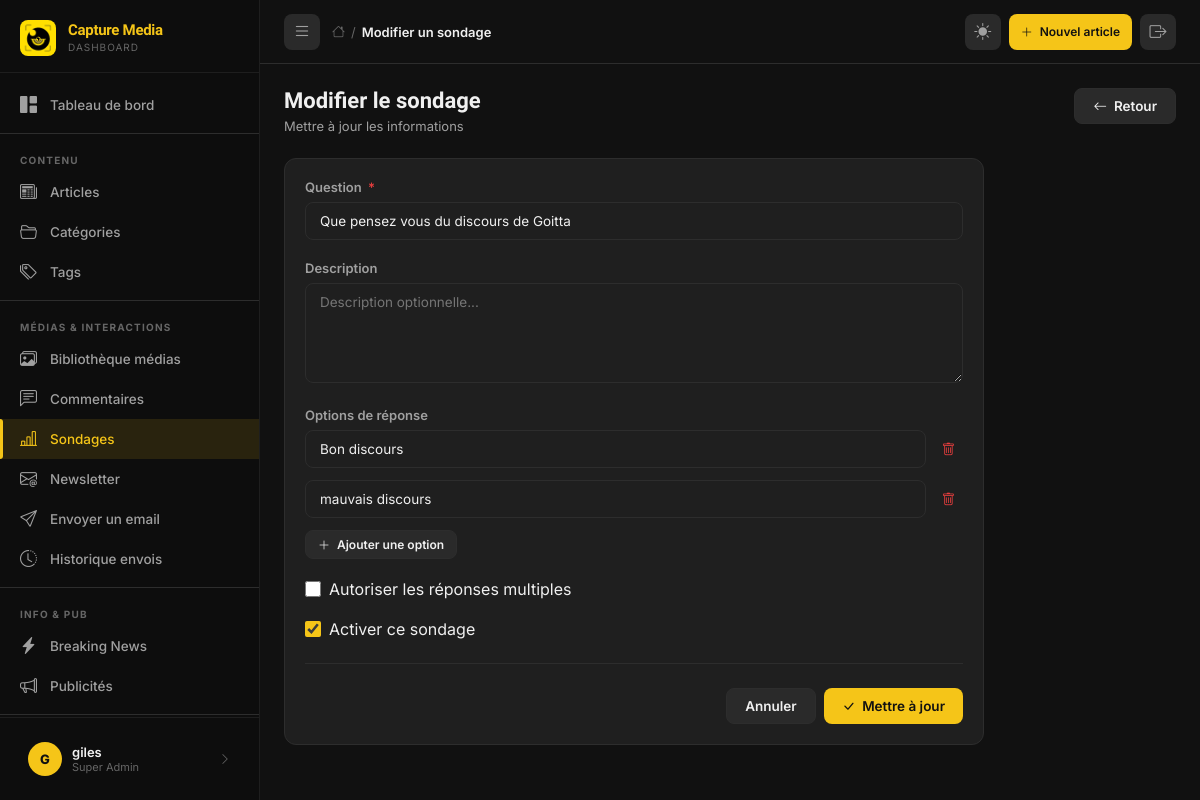
The app's page /dashboard/sondages/2/modifier/ (signed in) with its own data.
### backend/models.py (models this page shows, shortened)
class Poll(models.Model):
    question = models.CharField(max_length=300, verbose_name="Question")
    description = models.TextField(blank=True, verbose_name="Description")
    is_active = models.BooleanField(default=True, verbose_name="Actif")
    allow_multiple = models.BooleanField(default=False, verbose_name="Choix multiples")
    created_at = models.DateTimeField(auto_now_add=True, verbose_name="Créé le")
    expires_at = models.DateTimeField(null=True, blank=True, verbose_name="Expire le")
    class Meta:
        verbose_name = "Sondage"
        verbose_name_plural = "Sondages"
        ordering = ['-created_at']

class PollChoice(models.Model):
    poll = models.ForeignKey(Poll, on_delete=models.CASCADE,
                              related_name='choices', verbose_name="Sondage")
    text = models.CharField(max_length=200, verbose_name="Choix")
    votes = models.PositiveIntegerField(default=0, verbose_name="Votes")
    order = models.PositiveIntegerField(default=0)
    class Meta:
        verbose_name = "Choix de sondage"
        verbose_name_plural = "Choix de sondages"
        ordering = ['order']

### backend/dashboard_views.py (the view, shortened to what this page needs)
# urls.py: path('sondages/<int:pk>/modifier/', views.poll_edit, name='poll_edit'),
@login_required
def poll_edit(request, pk):
    poll = get_object_or_404(Poll, pk=pk)
    return render(request, 'dashboard/polls/form.html', {
        'poll': poll,
        'page_title': f'Modifier: {poll.question[:40]}',
        'active_menu': 'polls',
    })

### backend/models.py (called while the page is built)
    @classmethod
    def get_settings(cls):
        obj, _ = cls.objects.get_or_create(pk=1)
        return obj

### backend/templates/dashboard/polls/form.html (shortened to what this page needs)
{% extends 'dashboard/base.html' %}
{% block breadcrumb %}{% if poll %}Modifier{% else %}Ajouter{% endif %} un sondage{% endblock %}
{% block content %}
<div class="page-header">
  <div class="page-header-left">
    <h1 class="page-title">{% if poll %}Modifier le sondage{% else %}Nouveau sondage{% endif %}</h1>
    <p class="page-subtitle">{% if poll %}Mettre à jour les informations{% else %}Créer un nouveau sondage{% endif %}</p>
  </div>
  <a href="{% url 'dashboard:polls_list' %}" class="btn btn-secondary">
    <i class="bi bi-arrow-left"></i>
    Retour
  </a>
</div>
<div class="card" style="max-width: 700px;">
  <div class="card-body">
    <form method="post">
      <div class="form-group">
        <label class="form-label">
          Question <span class="required">*</span>
        </label>
        <input type="text" class="form-control" name="question" value="{{ poll.question }}" placeholder="Votre question..." required>
      </div>
      <div class="form-group">
        <label class="form-label">Description</label>
        <textarea class="form-control" name="description" rows="3" placeholder="Description optionnelle...">{{ poll.description }}</textarea>
      </div>
      <div class="form-group">
        <label class="form-label">Options de réponse</label>
        <div class="choices-list" id="choices-list">
          {% if poll.choices.all %}
            {% for choice in poll.choices.all %}
              <div class="choice-item" id="choice-{{ forloop.counter0 }}">
                <input type="text" class="form-control" name="choices" value="{{ choice.text }}" placeholder="Option {{ forloop.counter }}" />
                <button type="button" class="choice-remove-btn" onclick="removeChoice({{ forloop.counter0 }})">
                  <i class="bi bi-trash"></i>
                </button>
              </div>
            {% endfor %}
          {% endif %}
        </div>
        <button type="button" class="btn btn-secondary btn-sm" style="margin-top: 12px;" onclick="addChoice()">
          <i class="bi bi-plus-lg"></i>
          Ajouter une option
        </button>
      </div>
      <div class="form-group">
        <label class="form-check">
          <input type="checkbox" name="allow_multiple" {% if poll.allow_multiple %}checked{% endif %}>
          <span>Autoriser les réponses multiples</span>
        </label>
      </div>
      <div class="form-group">
        <label class="form-check">
          <input type="checkbox" name="is_active" {% if poll.is_active or not poll %}checked{% endif %}>
          <span>Activer ce sondage</span>
        </label>
      </div>
      <div class="divider" style="margin: 24px 0;"></div>
      <div class="flex gap-8" style="justify-content: flex-end;">
        <a href="{% url 'dashboard:polls_list' %}" class="btn btn-secondary">Annuler</a>
        <button type="submit" class="btn btn-primary">
          <i class="bi bi-check-lg"></i>
          {% if poll %}Mettre à jour{% else %}Créer{% endif %}
        </button>
      </div>
    </form>
  </div>
</div>
{% endblock %}

### backend/templates/dashboard/base.html (shortened to what this page needs)
{% load static %}
<!DOCTYPE html>
<html lang="fr" data-theme="dark">
<head>
  <link rel="stylesheet" href="https://cdn.jsdelivr.net/npm/bootstrap-icons@1.11.3/font/bootstrap-icons.min.css" />
  <link href="https://cdn.quilljs.com/1.3.7/quill.snow.css" rel="stylesheet" />
</head>
<body>
<aside class="sidebar" id="sidebar">
  <div class="sidebar-logo">
    <img src="{% static 'assets/images/logo/logo.jpg' %}" alt="Capture Media" />
    <div class="sidebar-logo-text">
      <span>Capture Media</span>
      <span>Dashboard</span>
    </div>
  </div>
  <nav class="sidebar-nav">
    <a href="{% url 'dashboard:index' %}" class="nav-item {% if active_menu == 'dashboard' %}active{% endif %}">
      <i class="bi bi-grid-1x2-fill"></i>
      <span>Tableau de bord</span>
    </a>
    <div class="divider"></div>
    <div class="nav-section-label">Contenu</div>
    <a href="{% url 'dashboard:articles_list' %}" class="nav-item {% if active_menu == 'articles' %}active{% endif %}">
      <i class="bi bi-newspaper"></i>
      <span>Articles</span>
    </a>
    <a href="{% url 'dashboard:categories_list' %}" class="nav-item {% if active_menu == 'categories' %}active{% endif %}">
      <i class="bi bi-folder2-open"></i>
      <span>Catégories</span>
    </a>
    <a href="{% url 'dashboard:tags_list' %}" class="nav-item {% if active_menu == 'tags' %}active{% endif %}">
      <i class="bi bi-tags"></i>
      <span>Tags</span>
    </a>
    <div class="divider"></div>
    <div class="nav-section-label">Médias & Interactions</div>
    <a href="{% url 'dashboard:media_library' %}" class="nav-item {% if active_menu == 'media' %}active{% endif %}">
      <i class="bi bi-images"></i>
      <span>Bibliothèque médias</span>
    </a>
    <a href="{% url 'dashboard:comments_list' %}" class="nav-item {% if active_menu == 'comments' %}active{% endif %}">
      <i class="bi bi-chat-left-text"></i>
      <span>Commentaires</span>
    </a>
    <a href="{% url 'dashboard:polls_list' %}" class="nav-item {% if active_menu == 'polls' %}active{% endif %}">
      <i class="bi bi-bar-chart-line"></i>
      <span>Sondages</span>
    </a>
    <a href="{% url 'dashboard:newsletter_list' %}" class="nav-item {% if active_menu == 'newsletter' %}active{% endif %}">
      <i class="bi bi-envelope-at"></i>
      <span>Newsletter</span>
    </a>
    <a href="{% url 'dashboard:newsletter_send' %}" class="nav-item {% if active_menu == 'newsletter_send' %}active{% endif %}">
      <i class="bi bi-send"></i>
      <span>Envoyer un email</span>
    </a>
    <a href="{% url 'dashboard:newsletter_history' %}" class="nav-item {% if active_menu == 'newsletter_history' %}active{% endif %}">
      <i class="bi bi-clock-history"></i>
      <span>Historique envois</span>
    </a>
    <div class="divider"></div>
    <div class="nav-section-label">Info & Pub</div>
    <a href="{% url 'dashboard:breaking_news_list' %}" class="nav-item {% if active_menu == 'breaking_news' %}active{% endif %}">
      <i class="bi bi-lightning-charge-fill"></i>
      <span>Breaking News</span>
    </a>
    <a href="{% url 'dashboard:ads_list' %}" class="nav-item {% if active_menu == 'ads' %}active{% endif %}">
      <i class="bi bi-megaphone"></i>
      <span>Publicités</span>
    </a>
    <div class="divider"></div>
    <div class="nav-section-label">Dons & Soutien</div>
    <a href="{% url 'dashboard:donations_list' %}" class="nav-item {% if active_menu == 'donations' %}active{% endif %}">
      <span>Dons reçus</span>
    </a>
    <a href="{% url 'dashboard:campaigns_list' %}" class="nav-item {% if active_menu == 'donation_campaigns' %}active{% endif %}">
    </a>
  </nav>
  <div class="sidebar-footer">
    <a href="{% url 'dashboard:profile' %}" class="sidebar-user">
      <div class="user-avatar">{{ request.user.username|first|upper }}</div>
      <div class="user-info">
        <div class="name">{{ request.user.get_full_name|default:request.user.username }}</div>
        <div class="role">{% if request.user.is_superuser %}Super Admin{% elif request.user.is_staff %}Rédacteur{% endif %}</div>
      </div>
      <i class="bi bi-chevron-right" style="color:var(--text3);font-size:12px;margin-left:auto;"></i>
    </a>
  </div>
</aside>
<div class="main-wrapper">
  <header class="topbar">
    <div class="topbar-left">
      <button class="sidebar-toggle" onclick="toggleSidebar()" title="Menu">
        <i class="bi bi-list"></i>
      </button>
      <div class="topbar-breadcrumb">
        <i class="bi bi-house"></i>
        <span>/</span>
        <span class="current">{% block breadcrumb %}Dashboard{% endblock %}</span>
      </div>
    </div>
    <div class="topbar-right">
      <button class="topbar-action-btn" onclick="toggleTheme()" title="Changer le thème" id="themeBtn">
        <i class="bi bi-moon-fill" id="themeIcon"></i>
      </button>
      <a href="{% url 'dashboard:article_add' %}" class="btn btn-primary btn-sm" style="height:36px;">
        <i class="bi bi-plus-lg"></i>
        <span style="display:none;" class="label-desktop">Nouvel article</span>
      </a>
      <a href="{% url 'dashboard:logout' %}" class="topbar-action-btn" title="Déconnexion">
        <i class="bi bi-box-arrow-right"></i>
      </a>
    </div>
  </header>
  <main class="page-content" id="mainContent">
    {% block content %}{% endblock %}
  </main>
</div>
</body>
</html>

### backend/templates/dashboard/polls/form.html (style rules this page uses)
.choices-list { display: flex; flex-direction: column; gap: 12px; }
.choice-item { display: flex; gap: 8px; align-items: center; }
.choice-item input { flex: 1; }
.choice-remove-btn { background: none; border: none; color: #e53e3e; cursor: pointer; padding: 8px; display: flex; align-items: center; }

### records on screen
Poll: question "Que pensez vous du discours de Goitta", is_active "☑"
PollChoice: choices "Bon discours"
PollChoice: choices "mauvais discours"

### other values on screen
{{ request.user.username|first|upper }} "G"
{{ request.user.get_full_name|default:request.user.username }} "giles"
